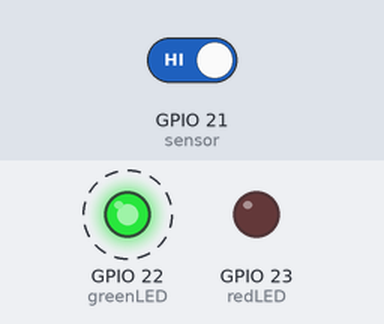
A sketch run on a simulated ESP32. Parts: output pins drawn as LEDs (lit = HIGH). Dashed ring = blinking. The test bench sets the inputs (shaded band); at power-on: GPIO 21 (sensor) HIGH. Nothing arrives over Bluetooth unless stated; a phone connects over Bluetooth LE 3 s after start; what the sketch prints to the serial monitor is not drawn.

Above: at 0.15 s.
Timing chart, 0 to 3.0 s (numbered marks = the images above):
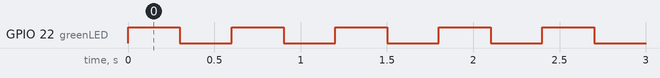

Measured:
- by itself, GPIO 22 (greenLED): alternates HIGH for 0.30 s and LOW for 0.30 s, 11 changes in all, then stays HIGH

The sketch:

irReceiver1.2.ino
```cpp
/*
 *
 * File:        basic_ble_peripheral
 * Description: Implements a basic BLE peripheral for device testing
 * Author:      Rob Kerr (mail@robkerr.com)
 * Date:        6 AUG 2021
 *
 */
#include <BLEDevice.h>
#include <BLEUtils.h>
#include <BLEServer.h>

#define PERIPHERAL_NAME                "Test Peripheral"
#define SERVICE_UUID                "EBC0FCC1-2FC3-44B7-94A8-A08D0A0A5079"
#define CHARACTERISTIC_INPUT_UUID   "C1AB2C55-7914-4140-B85B-879C5E252FE5"
#define CHARACTERISTIC_OUTPUT_UUID  "643954A4-A6CC-455C-825C-499190CE7DB0"

const int redLED = 23;
const int greenLED = 22;
const int sensor = 21;
int stage = 0;
int reset = 0;
int start = 0;

// Current value of output characteristic persisted here
static uint8_t outputData[1];

// Output characteristic is used to send the response back to the connected phone
BLECharacteristic *pOutputChar;

// Class defines methods called when a device connects and disconnects from the service
class ServerCallbacks: public BLEServerCallbacks {
    void onConnect(BLEServer* pServer) {
        Serial.println("BLE Client Connected");
        stage = 1;
    }
    void onDisconnect(BLEServer* pServer) {
        BLEDevice::startAdvertising();
        Serial.println("BLE Client Disconnected");
        stage = 0;
    }
};
//if receive an input, output "hello"
class InputReceivedCallbacks: public BLECharacteristicCallbacks {
    void onWrite(BLECharacteristic *pCharWriteState) {
        uint8_t *inputValues = pCharWriteState->getData();
        if(*inputValues == 0x01){
          start = 1;
          Serial.println("timerStart");
        }
        else if (*inputValues == 0x02){
          reset = 1;
          Serial.println("timerReset");
        }
//        switch(inputValues[2]) {
//          case 0x00: // add
//            Serial.printf("Adding:   %02x %02x\r\n", inputValues[0], inputValues[1]);
//            outputData[0] = inputValues[0] + inputValues[1];
//            break;
//          case 0x01: // subtract
//            Serial.printf("Subtracting:   %02x %02x\r\n", inputValues[0], inputValues[1]);
//            outputData[0] = inputValues[0] - inputValues[1];
//            break;
//          default: // multiply
//            Serial.printf("Multiplying:   %02x %02x\r\n", inputValues[0], inputValues[1]);
//            outputData[0] = inputValues[0] * inputValues[1];
//        }

        //Serial.printf("Sending response:   %02x\r\n", outputData[0]);

//        pOutputChar->setValue((uint8_t *)outputData, 1);
//        pOutputChar->notify();
    }
};

void setup() {
  // Use the Arduino serial monitor set to this baud rate to view BLE peripheral logs
  Serial.begin(115200);
  Serial.println("Begin Setup BLE Service and Characteristics");
  pinMode(redLED, OUTPUT);
  pinMode(greenLED, OUTPUT);
  //digitalWrite(greenLED, HIGH);
  pinMode(sensor, INPUT);
  // Configure thes server

  BLEDevice::init(PERIPHERAL_NAME);
  BLEServer *pServer = BLEDevice::createServer();

  // Create the service
  BLEService *pService = pServer->createService(SERVICE_UUID);

  // Create a characteristic for the service
  BLECharacteristic *pInputChar = pService->createCharacteristic(
                              CHARACTERISTIC_INPUT_UUID,
                              BLECharacteristic::PROPERTY_WRITE_NR | BLECharacteristic::PROPERTY_WRITE);

  pOutputChar = pService->createCharacteristic(
                              CHARACTERISTIC_OUTPUT_UUID,
                              BLECharacteristic::PROPERTY_READ | BLECharacteristic::PROPERTY_NOTIFY);


  // Hook callback to report server events
  pServer->setCallbacks(new ServerCallbacks());
  pInputChar->setCallbacks(new InputReceivedCallbacks());

  // Initial characteristic value
//  outputData[0] = 0x00;
//  pOutputChar->setValue((uint8_t *)outputData, 1);

  // Start the service
  pService->start();

  // Advertise the service
  BLEAdvertising *pAdvertising = BLEDevice::getAdvertising();
  pAdvertising->addServiceUUID(SERVICE_UUID);
  pAdvertising->setScanResponse(true);
  pAdvertising->setMinPreferred(0x06);
  pAdvertising->setMinPreferred(0x12);
  BLEDevice::startAdvertising();

  Serial.println("BLE Service is advertising");
}
//stage 0: no ble established, red led is off.
//stage 1: if sensor = 0, send a signal of 1.
//reset 0: reset is not clicked
//reset 1: reset is clicked

void loop(){
  if (stage == 0)     //bluetooth is not established
  {
    digitalWrite(redLED, LOW);
    digitalWrite(greenLED, HIGH);
    delay(300);
    digitalWrite(greenLED, LOW);
    delay(300);
  }
  while (stage == 1) //bluetooth is established
  {
    digitalWrite(greenLED, HIGH);
    int input = digitalRead(sensor);
    if (start == 1 && input == 0)  //if start is pressed && crossing is detected then turn on the red LED and notify the app.
    {
      outputData[0] = 1;
      pOutputChar->setValue((uint8_t *)outputData, 1);
      pOutputChar->notify();
      digitalWrite(redLED, HIGH);
      start = 0;     //reseting the start signal
      delay(1000);
    }
    else if (reset == 1)   //if reset is clicked, then turn off the red LED
    {
      digitalWrite(redLED, LOW);
      reset = 0;
    }
  }
}
```
